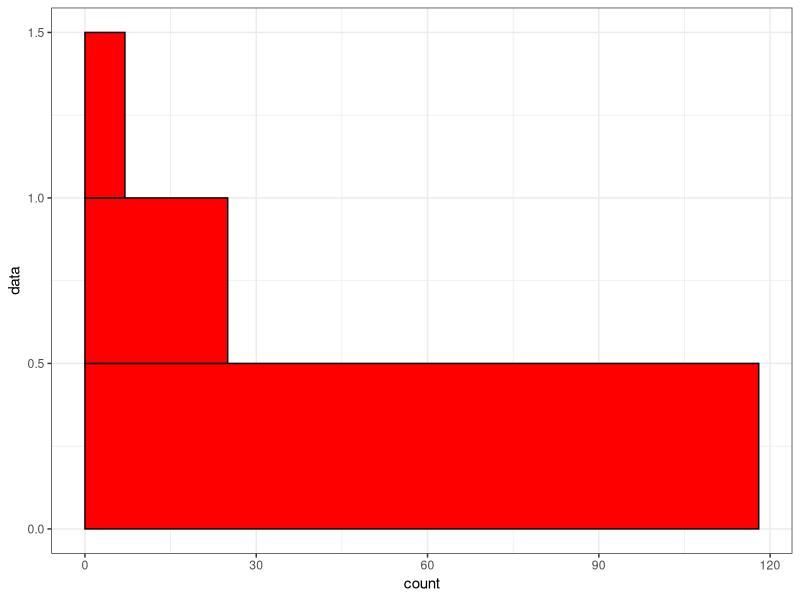
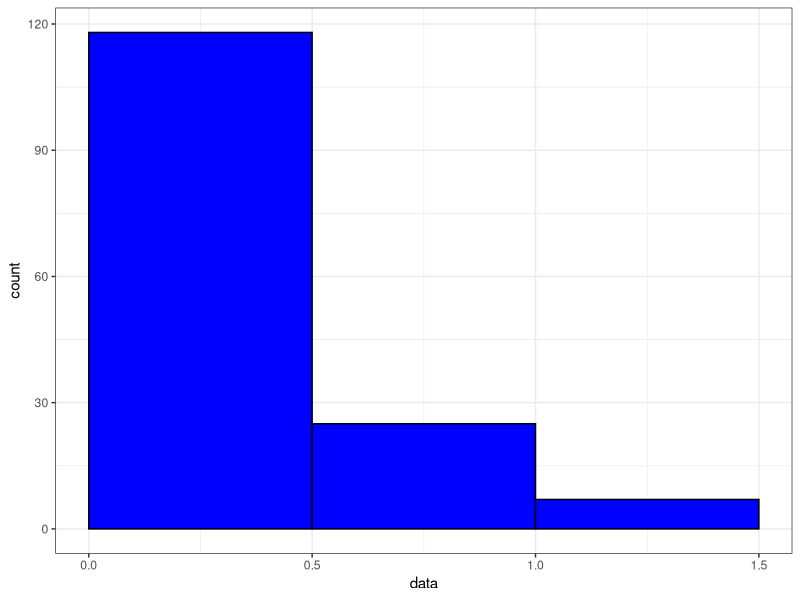

Write the R code that produced these figures, in order.
## ---- chunk 1
par(mar = c(4, 4, 0.1, 0.1))
df1 <- data.frame(
    data = rexp(150, rate = 3)
)

ggplot2::ggplot(df1) +
    ggplot2::geom_histogram(mapping= ggplot2::aes(y = data), fill="red", binwidth = 0.5, col = "black", closed="left", boundary=0) +
    ggplot2::theme_bw() 

ggplot2::ggplot(df1) +
    ggplot2::geom_histogram(mapping = ggplot2::aes(x = data), fill = "blue", col="black", binwidth = 0.5, closed="left", boundary=0) +
    ggplot2::theme_bw()

